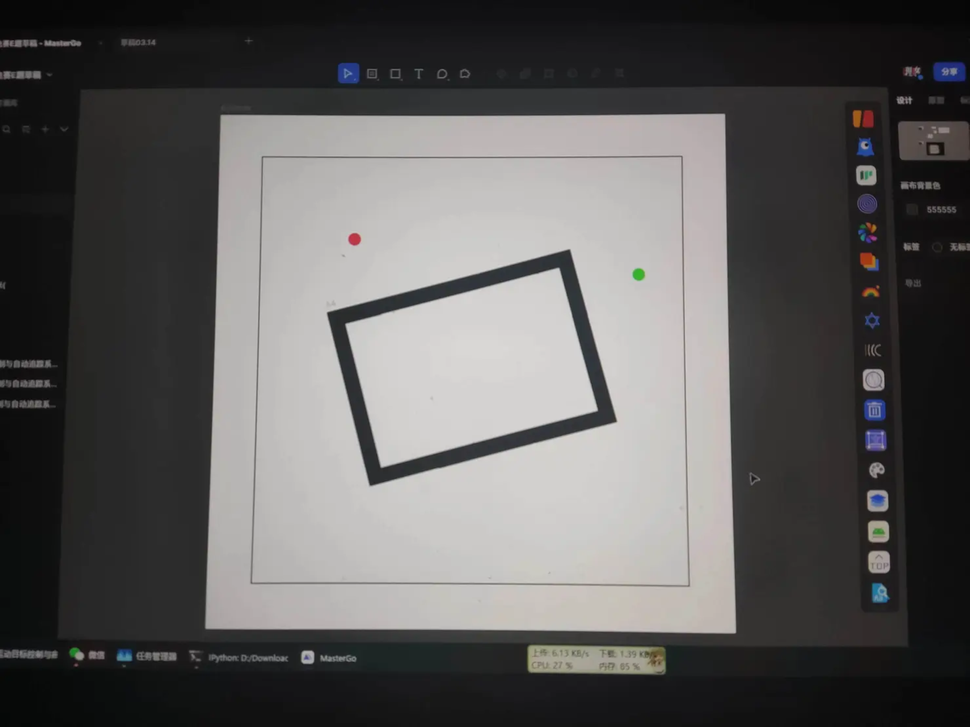
#> input picture 1.png, 970 x 727 px, shrunk from 4000 x 3000 before the run
$ python 2222.py
#> lines starting #> are read from the running program, lines starting #| are printed output that depends on the picture; after the words box and inside, x2 and y2 are one past the last pixel; in counts of white or black regions, pixels touching at a corner belong together
#> further down, image is the input picture: shape (727, 970, 3); mean B, G, R 90.5, 91, 92.3
import cv2
import numpy as np

lower_red = np.array([0, 0, 100])     # 红色的HSV阈值下限
upper_red = np.array([180, 30, 150])  # 红色的HSV阈值上限

def object_detect(image):
    hsv_img = cv2.cvtColor(image, cv2.COLOR_BGR2HSV)                       # 图像从BGR颜色模型转换为HSV模型
#> hsv_img: shape (727, 970, 3); mean H, S, V 38.3, 13.3, 93.2
    mask_red = cv2.inRange(hsv_img, lower_red, upper_red)                  # 图像二值化
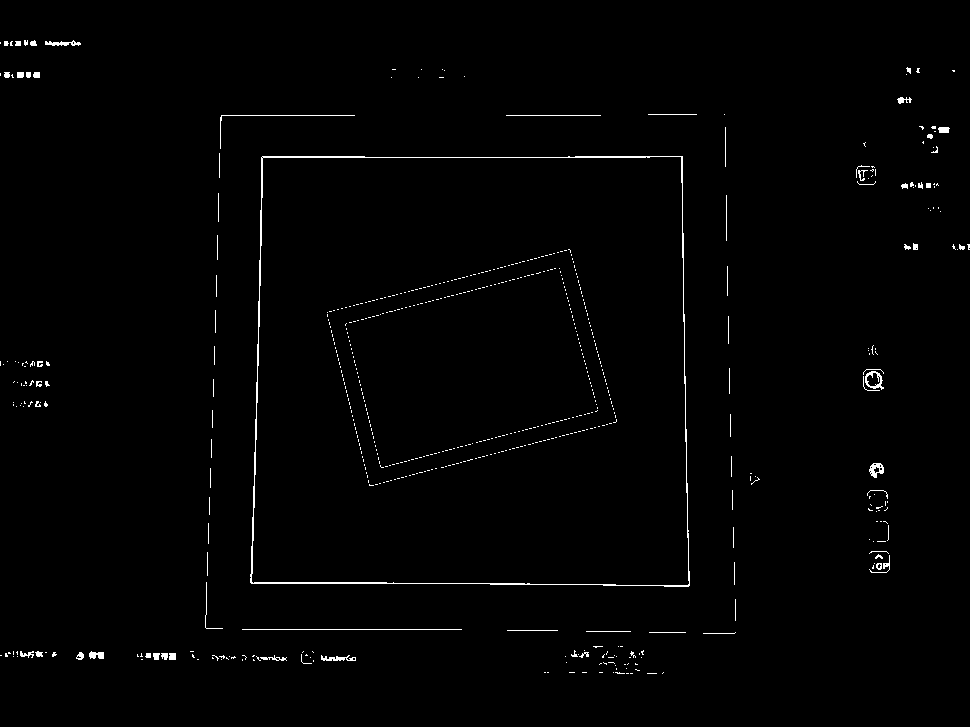
#> mask_red: shape (727, 970); 1.1% white in thin lines or dots, all inside (x1, y1, x2, y2) = (0, 40, 970, 674)

    contours, hierarchy = cv2.findContours(mask_red, cv2.RETR_LIST, cv2.CHAIN_APPROX_NONE) # 图像中轮廓检测
#> contours = 669 contours, 644 with area under 20; largest, box (x1, y1, x2, y2) and area: (250, 156, 690, 587) 182943, (251, 156, 690, 586) 182144, (865, 371, 884, 390) 226, (866, 372, 881, 387) 140, (869, 463, 884, 478) 136

    for cnt in contours:                                                   # 去除一些轮廓面积太小的噪声
        if cnt.shape[0] < 150:
            continue

        (x, y, w, h) = cv2.boundingRect(cnt)                               # 得到苹果所在轮廓的左上角xy像素坐标及轮廓范围的宽和高
        cv2.drawContours(image, [cnt], -1, (0, 255, 0), 2)                 # 将苹果的轮廓勾勒出来
        cv2.circle(image, (int(x+w/2), int(y+h/2)), 5, (0, 255, 0), -1)
#> this loop made 669 passes
#> cnt on passes 2 to 4: [[630, 673], [631, 673], [632, 673], [631, 673]], [[626, 673], [627, 673], [628, 673], [627, 673]], [[663, 672], [662, 673]]
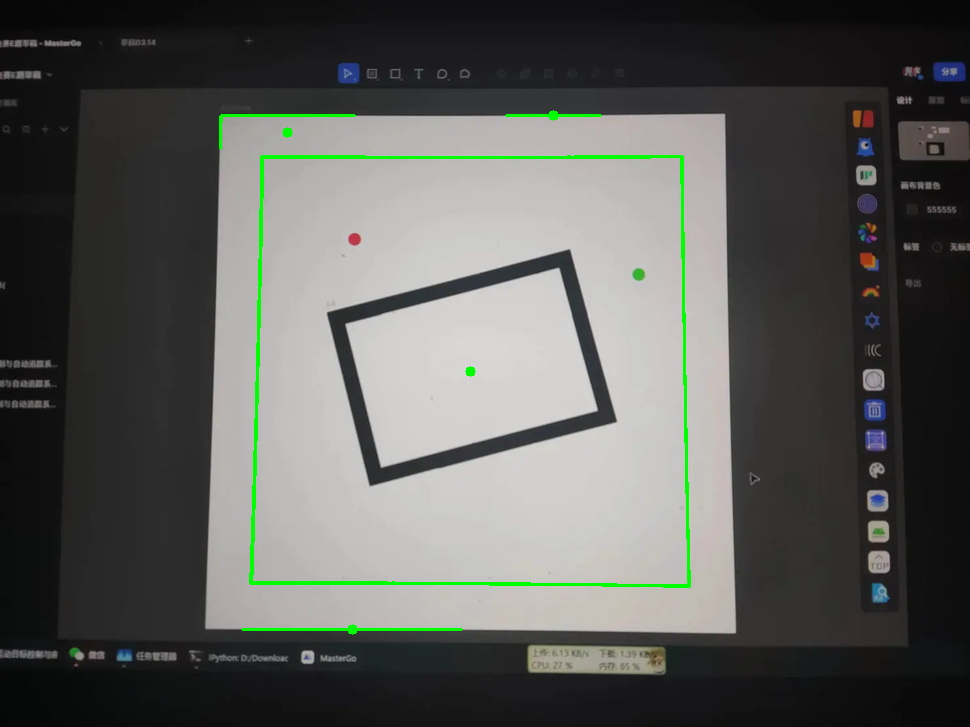
#> image: shape (727, 970, 3); 1.09% of pixels changed, all inside (x1, y1, x2, y2) = (219, 110, 691, 635)

    return image


image = cv2.imread('1.png')
c = object_detect(image)
#建立一个显示图像的窗口
cv2.namedWindow('apple', cv2.WINDOW_NORMAL)

# 在窗口中显示图像
cv2.imshow('apple', c)

# 等待按键，然后关闭窗口
cv2.waitKey(0)
cv2.destroyAllWindows()

$ run again, with 2.png copied over 1.png
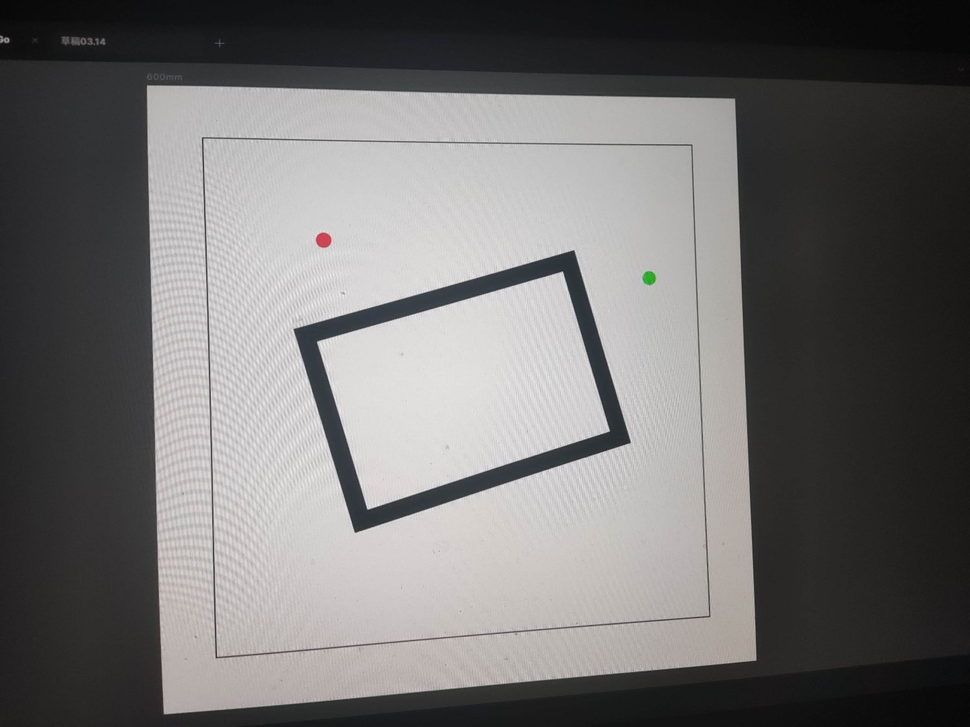
#> input picture 2.png, 970 x 727 px, shrunk from 1440 x 1080 before the run
#> image is the input picture: shape (727, 970, 3); mean B, G, R 111.9, 112.3, 113.7
#> hsv_img: shape (727, 970, 3); mean H, S, V 54.5, 11, 114.4
#> in object_detect, `mask_red = cv2.inRange(hsv_img, lower_red, upper_red)`:
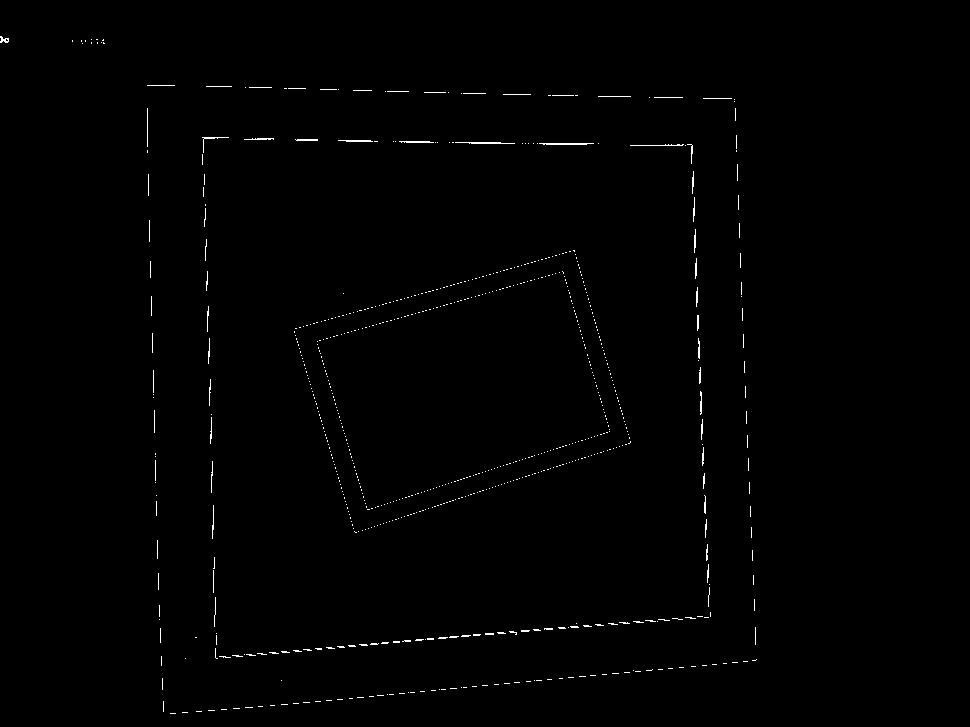
#> mask_red: shape (727, 970); 0.6% white in thin lines or dots, all inside (x1, y1, x2, y2) = (0, 36, 757, 714)
#> contours = 790 contours, 784 with area under 20; largest, box (x1, y1, x2, y2) and area: (539, 143, 594, 145) 43, (455, 142, 515, 144) 31, (399, 141, 434, 143) 26, (0, 36, 9, 43) 26, (338, 140, 373, 142) 25, (295, 139, 318, 141) 20
#> the loop in object_detect, `for cnt in contours:` made 790 passes
#> cnt on passes 22, 25, 29: [[387, 694]], [[408, 692]], [[439, 689]]

$ run again, with 3.png copied over 1.png
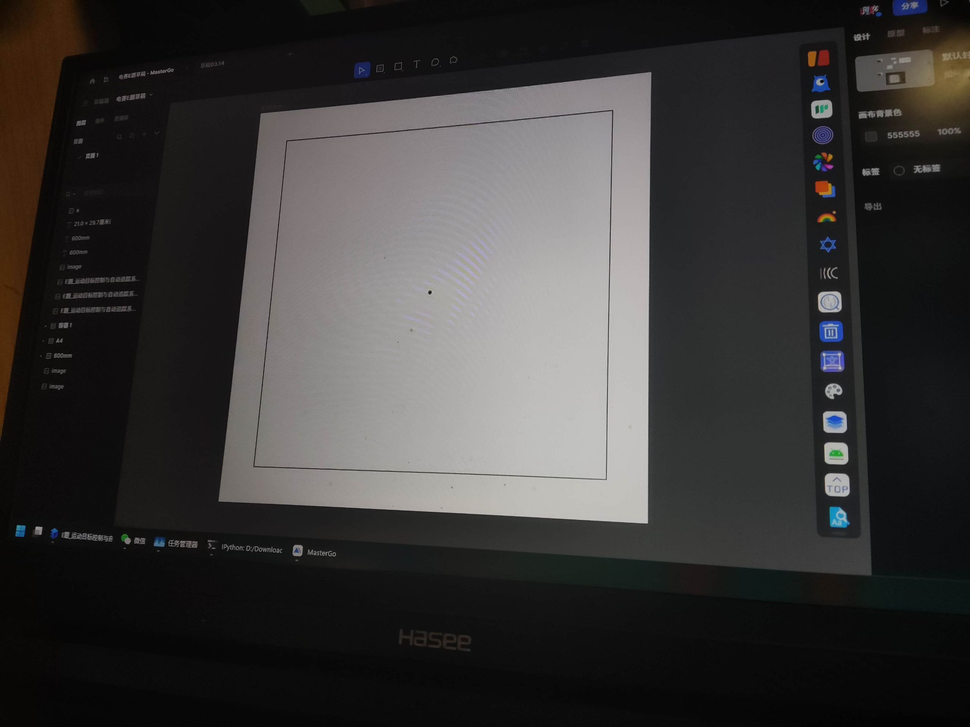
#> input picture 3.png, 970 x 727 px, shrunk from 2560 x 1920 before the run
#> image is the input picture: shape (727, 970, 3); mean B, G, R 55.5, 56.1, 57.7
#> hsv_img: shape (727, 970, 3); mean H, S, V 60.9, 23.2, 58.8
#> in object_detect, `mask_red = cv2.inRange(hsv_img, lower_red, upper_red)`:
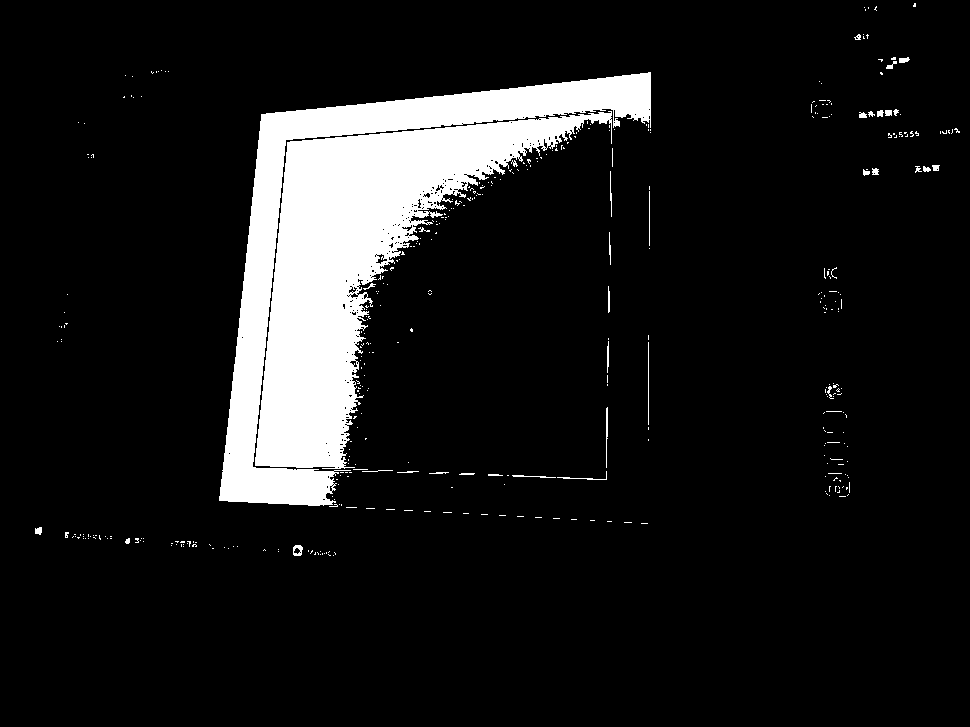
#> mask_red: shape (727, 970); 10.2% white; 405 white regions (369 under 20 px)
#> contours = 610 contours, 584 with area under 20; largest, box (x1, y1, x2, y2) and area: (255, 111, 612, 469) 43023, (219, 72, 651, 506) 24898, (293, 545, 303, 556) 80, (375, 253, 388, 265) 66, (348, 286, 358, 294) 34
#> the loop in object_detect, `for cnt in contours:` made 610 passes
#> cnt on passes 1 to 3: [[333, 555]], [[328, 554], [329, 555], [330, 555], [329, 555]], [[320, 554]]
#> after the loop in object_detect, `for cnt in contours:`:
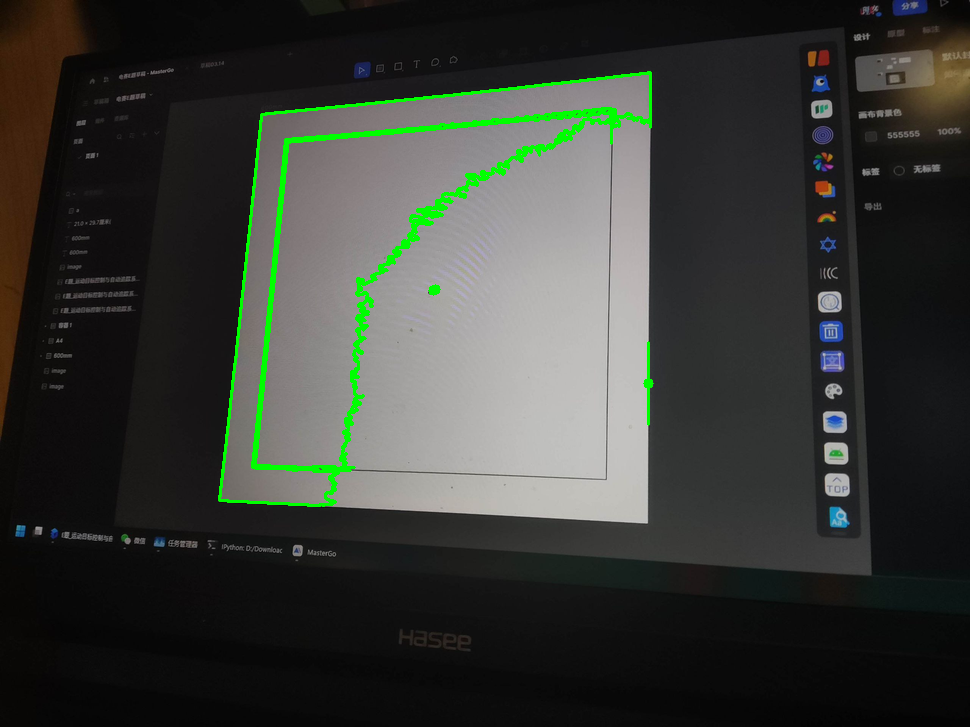
#> image: shape (727, 970, 3); 1.75% of pixels changed, all inside (x1, y1, x2, y2) = (218, 71, 654, 507)

$ run again, with 4.png copied over 1.png
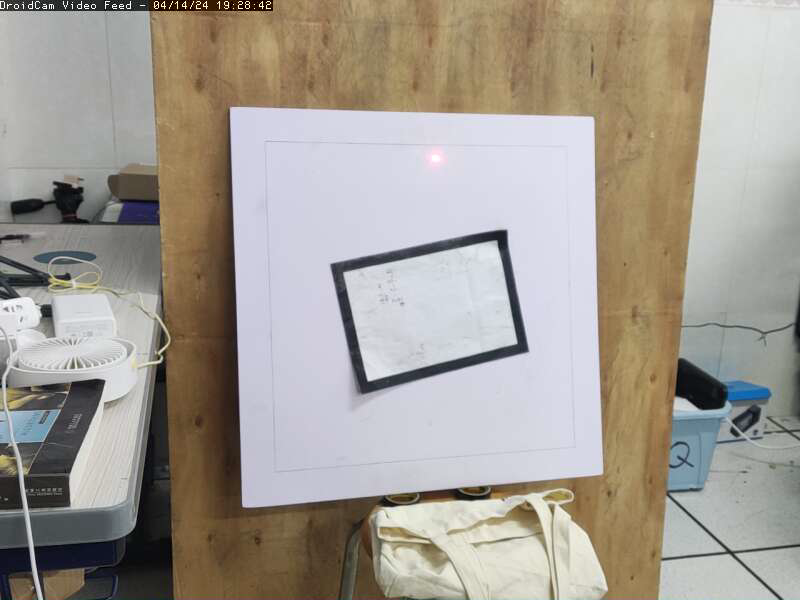
#> input picture 4.png, 800 x 600 px
#> image is the input picture: shape (600, 800, 3); mean B, G, R 147.3, 156.2, 162.6
#> hsv_img: shape (600, 800, 3); mean H, S, V 60.8, 48.2, 168.4
#> in object_detect, `mask_red = cv2.inRange(hsv_img, lower_red, upper_red)`:
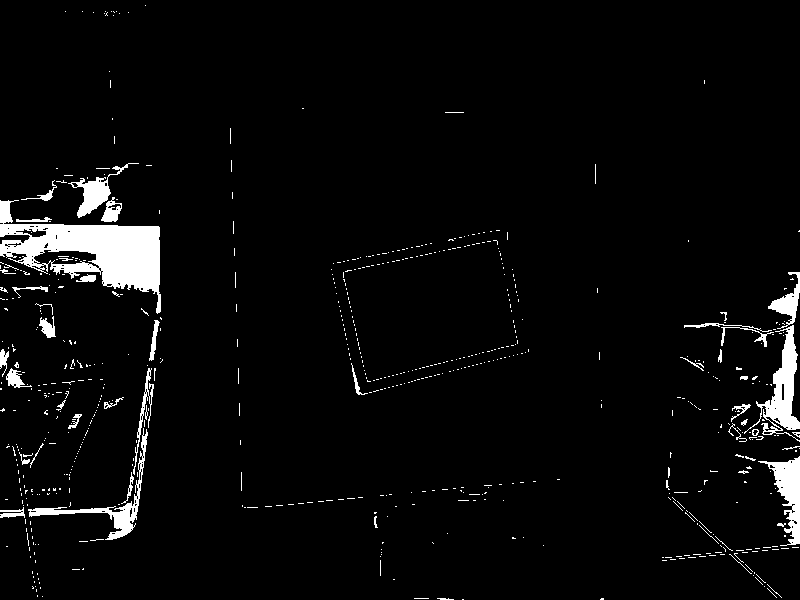
#> mask_red: shape (600, 800); 4% white; 675 white regions (624 under 20 px)
#> contours = 799 contours, 763 with area under 20; largest, box (x1, y1, x2, y2) and area: (0, 200, 161, 314) 7834, (744, 325, 800, 442) 1814, (758, 456, 800, 546) 1336, (28, 428, 148, 540) 1156, (68, 163, 139, 218) 797
#> the loop in object_detect, `for cnt in contours:` made 799 passes
#> cnt on passes 1, 5, 6: [[462, 599], [463, 599]], [[42, 596]], [[37, 595], [37, 596]]
#> after the loop in object_detect, `for cnt in contours:`:
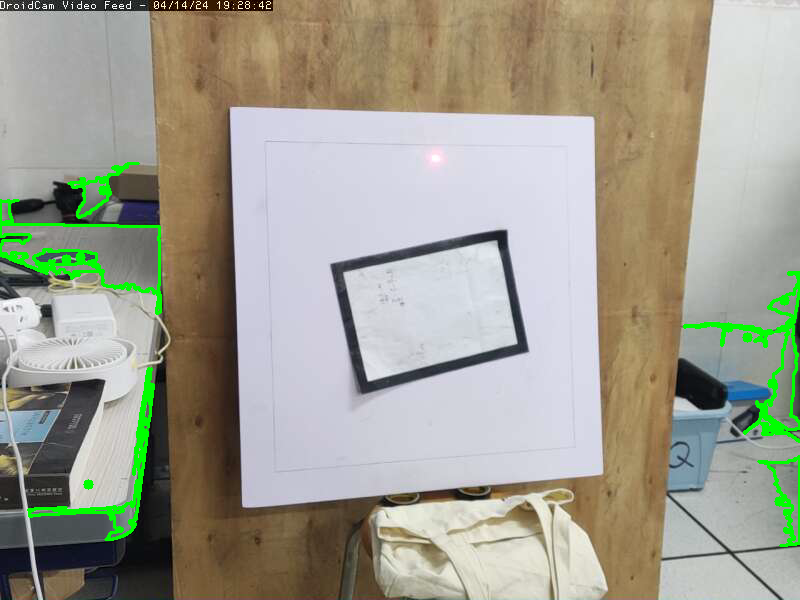
#> image: shape (600, 800, 3); 2.1% of pixels changed, all inside (x1, y1, x2, y2) = (0, 162, 800, 547)
